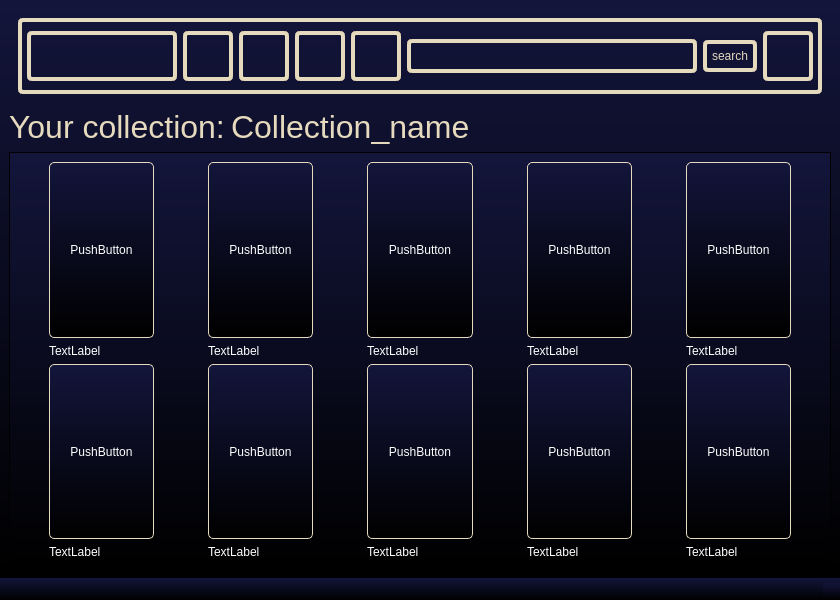
<?xml version="1.0" encoding="UTF-8"?>
<ui version="4.0">
 <class>CollectionPage</class>
 <widget class="QMainWindow" name="CollectionPage">
  <property name="geometry">
   <rect>
    <x>0</x>
    <y>0</y>
    <width>800</width>
    <height>600</height>
   </rect>
  </property>
  <property name="windowTitle">
   <string>MainWindow</string>
  </property>
  <property name="styleSheet">
   <string notr="true">background: qlineargradient(spread: pad, x1: 0, y1: 1, x2: 0, y2: 0, stop: 0 rgb(0, 0, 0), stop: 1 rgb(19, 21, 59));
color: white;</string>
  </property>
  <widget class="QWidget" name="centralwidget">
   <layout class="QVBoxLayout" name="verticalLayout">
    <item>
     <layout class="QVBoxLayout" name="verticalLayout_2">
      <property name="rightMargin">
       <number>0</number>
      </property>
      <item>
       <widget class="QWidget" name="widget_2" native="true">
        <property name="sizePolicy">
         <sizepolicy hsizetype="Preferred" vsizetype="Fixed">
          <horstretch>0</horstretch>
          <verstretch>0</verstretch>
         </sizepolicy>
        </property>
        <property name="minimumSize">
         <size>
          <width>0</width>
          <height>74</height>
         </size>
        </property>
        <property name="maximumSize">
         <size>
          <width>16777215</width>
          <height>167</height>
         </size>
        </property>
        <property name="layoutDirection">
         <enum>Qt::LeftToRight</enum>
        </property>
        <property name="styleSheet">
         <string notr="true">background-color: rgba(255, 255, 255, 0);</string>
        </property>
        <layout class="QVBoxLayout" name="verticalLayout_4">
         <item>
          <widget class="QWidget" name="widget" native="true">
           <property name="sizePolicy">
            <sizepolicy hsizetype="Preferred" vsizetype="Fixed">
             <horstretch>0</horstretch>
             <verstretch>76</verstretch>
            </sizepolicy>
           </property>
           <property name="minimumSize">
            <size>
             <width>0</width>
             <height>76</height>
            </size>
           </property>
           <property name="maximumSize">
            <size>
             <width>16777215</width>
             <height>76</height>
            </size>
           </property>
           <property name="styleSheet">
            <string notr="true">background-color: rgba(255, 255, 255, 0);
border: 4px solid rgb(229, 217, 190);
border-radius: 5px;
padding: 5px;</string>
           </property>
           <layout class="QHBoxLayout" name="horizontalLayout">
            <item>
             <widget class="QLabel" name="label_2">
              <property name="minimumSize">
               <size>
                <width>150</width>
                <height>0</height>
               </size>
              </property>
              <property name="maximumSize">
               <size>
                <width>16777215</width>
                <height>50</height>
               </size>
              </property>
              <property name="styleSheet">
               <string notr="true">border-image: url(:/rec/Pics/BackG2.png);</string>
              </property>
              <property name="text">
               <string/>
              </property>
             </widget>
            </item>
            <item>
             <widget class="QPushButton" name="pushButton_11">
              <property name="minimumSize">
               <size>
                <width>0</width>
                <height>50</height>
               </size>
              </property>
              <property name="styleSheet">
               <string notr="true">border-image: url(:/rec/Pics/housenormal.png);</string>
              </property>
              <property name="text">
               <string/>
              </property>
             </widget>
            </item>
            <item>
             <widget class="QPushButton" name="pushButton_12">
              <property name="minimumSize">
               <size>
                <width>0</width>
                <height>50</height>
               </size>
              </property>
              <property name="styleSheet">
               <string notr="true">border-image: url(:/rec/Pics/Filmsnormal.png);</string>
              </property>
              <property name="text">
               <string/>
              </property>
             </widget>
            </item>
            <item>
             <widget class="QPushButton" name="pushButton_13">
              <property name="minimumSize">
               <size>
                <width>0</width>
                <height>50</height>
               </size>
              </property>
              <property name="styleSheet">
               <string notr="true">border-image: url(:/rec/Pics/TVShowsnormal.png);</string>
              </property>
              <property name="text">
               <string/>
              </property>
             </widget>
            </item>
            <item>
             <widget class="QPushButton" name="pushButton_14">
              <property name="minimumSize">
               <size>
                <width>0</width>
                <height>50</height>
               </size>
              </property>
              <property name="styleSheet">
               <string notr="true">border-image: url(:/rec/Pics/Kidsnormal.png);</string>
              </property>
              <property name="text">
               <string/>
              </property>
             </widget>
            </item>
            <item>
             <widget class="QLineEdit" name="lineEdit">
              <property name="sizePolicy">
               <sizepolicy hsizetype="Expanding" vsizetype="Fixed">
                <horstretch>0</horstretch>
                <verstretch>0</verstretch>
               </sizepolicy>
              </property>
             </widget>
            </item>
            <item>
             <widget class="QPushButton" name="pushButton_15">
              <property name="styleSheet">
               <string notr="true">color: rgb(229, 217, 190);</string>
              </property>
              <property name="text">
               <string>search</string>
              </property>
             </widget>
            </item>
            <item>
             <widget class="QPushButton" name="pushButton_16">
              <property name="minimumSize">
               <size>
                <width>0</width>
                <height>50</height>
               </size>
              </property>
              <property name="styleSheet">
               <string notr="true">border-image: url(:/rec/Pics/profile-user.png);</string>
              </property>
              <property name="text">
               <string/>
              </property>
             </widget>
            </item>
           </layout>
          </widget>
         </item>
        </layout>
       </widget>
      </item>
     </layout>
    </item>
    <item>
     <layout class="QHBoxLayout" name="horizontalLayout_2">
      <item>
       <widget class="QLabel" name="label">
        <property name="sizePolicy">
         <sizepolicy hsizetype="Fixed" vsizetype="Preferred">
          <horstretch>159</horstretch>
          <verstretch>0</verstretch>
         </sizepolicy>
        </property>
        <property name="styleSheet">
         <string notr="true">background-color: rgba(255, 255, 255, 0);
color: rgb(229, 217, 190);</string>
        </property>
        <property name="text">
         <string>&lt;html&gt;&lt;head/&gt;&lt;body&gt;&lt;p&gt;&lt;span style=&quot; font-size:24pt;&quot;&gt;Your collection:&lt;/span&gt;&lt;/p&gt;&lt;/body&gt;&lt;/html&gt;</string>
        </property>
       </widget>
      </item>
      <item>
       <widget class="QLabel" name="label_13">
        <property name="minimumSize">
         <size>
          <width>600</width>
          <height>0</height>
         </size>
        </property>
        <property name="styleSheet">
         <string notr="true">background-color: rgba(255, 255, 255, 0);
color: rgb(229, 217, 190);</string>
        </property>
        <property name="text">
         <string>&lt;html&gt;&lt;head/&gt;&lt;body&gt;&lt;p&gt;&lt;span style=&quot; font-size:24pt;&quot;&gt;Collection_name&lt;/span&gt;&lt;/p&gt;&lt;/body&gt;&lt;/html&gt;</string>
        </property>
       </widget>
      </item>
     </layout>
    </item>
    <item>
     <widget class="QScrollArea" name="scrollArea">
      <property name="widgetResizable">
       <bool>true</bool>
      </property>
      <widget class="QWidget" name="scrollAreaWidgetContents">
       <property name="geometry">
        <rect>
         <x>0</x>
         <y>0</y>
         <width>758</width>
         <height>398</height>
        </rect>
       </property>
       <layout class="QGridLayout" name="gridLayout_2">
        <item row="0" column="0">
         <layout class="QGridLayout" name="gridLayout">
          <property name="leftMargin">
           <number>30</number>
          </property>
          <property name="rightMargin">
           <number>30</number>
          </property>
          <property name="horizontalSpacing">
           <number>54</number>
          </property>
          <item row="0" column="1">
           <widget class="QPushButton" name="pushButton_3">
            <property name="sizePolicy">
             <sizepolicy hsizetype="Minimum" vsizetype="Expanding">
              <horstretch>0</horstretch>
              <verstretch>0</verstretch>
             </sizepolicy>
            </property>
            <property name="minimumSize">
             <size>
              <width>0</width>
              <height>150</height>
             </size>
            </property>
            <property name="styleSheet">
             <string notr="true">border: 1px solid rgb(229, 217, 190);
border-radius: 5px;
padding: 5px;</string>
            </property>
            <property name="text">
             <string>PushButton</string>
            </property>
           </widget>
          </item>
          <item row="1" column="4">
           <widget class="QLabel" name="label_4">
            <property name="styleSheet">
             <string notr="true">background-color: rgba(255, 255, 255, 0);</string>
            </property>
            <property name="text">
             <string>TextLabel</string>
            </property>
           </widget>
          </item>
          <item row="0" column="2">
           <widget class="QPushButton" name="pushButton_4">
            <property name="sizePolicy">
             <sizepolicy hsizetype="Minimum" vsizetype="Expanding">
              <horstretch>0</horstretch>
              <verstretch>0</verstretch>
             </sizepolicy>
            </property>
            <property name="minimumSize">
             <size>
              <width>0</width>
              <height>150</height>
             </size>
            </property>
            <property name="styleSheet">
             <string notr="true">border: 1px solid rgb(229, 217, 190);
border-radius: 5px;
padding: 5px;</string>
            </property>
            <property name="text">
             <string>PushButton</string>
            </property>
           </widget>
          </item>
          <item row="1" column="1">
           <widget class="QLabel" name="label_5">
            <property name="styleSheet">
             <string notr="true">background-color: rgba(255, 255, 255, 0);</string>
            </property>
            <property name="text">
             <string>TextLabel</string>
            </property>
           </widget>
          </item>
          <item row="0" column="0">
           <widget class="QPushButton" name="pushButton">
            <property name="sizePolicy">
             <sizepolicy hsizetype="Minimum" vsizetype="Expanding">
              <horstretch>0</horstretch>
              <verstretch>0</verstretch>
             </sizepolicy>
            </property>
            <property name="minimumSize">
             <size>
              <width>0</width>
              <height>150</height>
             </size>
            </property>
            <property name="styleSheet">
             <string notr="true">border: 1px solid rgb(229, 217, 190);
border-radius: 5px;
padding: 5px;</string>
            </property>
            <property name="text">
             <string>PushButton</string>
            </property>
           </widget>
          </item>
          <item row="1" column="0">
           <widget class="QLabel" name="label_3">
            <property name="styleSheet">
             <string notr="true">background-color: rgba(255, 255, 255, 0);</string>
            </property>
            <property name="text">
             <string>TextLabel</string>
            </property>
           </widget>
          </item>
          <item row="0" column="3">
           <widget class="QPushButton" name="pushButton_5">
            <property name="sizePolicy">
             <sizepolicy hsizetype="Minimum" vsizetype="Expanding">
              <horstretch>0</horstretch>
              <verstretch>0</verstretch>
             </sizepolicy>
            </property>
            <property name="minimumSize">
             <size>
              <width>0</width>
              <height>150</height>
             </size>
            </property>
            <property name="styleSheet">
             <string notr="true">border: 1px solid rgb(229, 217, 190);
border-radius: 5px;
padding: 5px;</string>
            </property>
            <property name="text">
             <string>PushButton</string>
            </property>
           </widget>
          </item>
          <item row="1" column="3">
           <widget class="QLabel" name="label_7">
            <property name="styleSheet">
             <string notr="true">background-color: rgba(255, 255, 255, 0);</string>
            </property>
            <property name="text">
             <string>TextLabel</string>
            </property>
           </widget>
          </item>
          <item row="1" column="2">
           <widget class="QLabel" name="label_6">
            <property name="styleSheet">
             <string notr="true">background-color: rgba(255, 255, 255, 0);</string>
            </property>
            <property name="text">
             <string>TextLabel</string>
            </property>
           </widget>
          </item>
          <item row="0" column="4">
           <widget class="QPushButton" name="pushButton_2">
            <property name="sizePolicy">
             <sizepolicy hsizetype="Minimum" vsizetype="Expanding">
              <horstretch>0</horstretch>
              <verstretch>0</verstretch>
             </sizepolicy>
            </property>
            <property name="minimumSize">
             <size>
              <width>0</width>
              <height>150</height>
             </size>
            </property>
            <property name="styleSheet">
             <string notr="true">border: 1px solid rgb(229, 217, 190);
border-radius: 5px;
padding: 5px;</string>
            </property>
            <property name="text">
             <string>PushButton</string>
            </property>
           </widget>
          </item>
         </layout>
        </item>
        <item row="1" column="0">
         <layout class="QGridLayout" name="gridLayout_4">
          <property name="leftMargin">
           <number>30</number>
          </property>
          <property name="rightMargin">
           <number>30</number>
          </property>
          <property name="horizontalSpacing">
           <number>54</number>
          </property>
          <item row="0" column="2">
           <widget class="QPushButton" name="pushButton_9">
            <property name="sizePolicy">
             <sizepolicy hsizetype="Minimum" vsizetype="Expanding">
              <horstretch>0</horstretch>
              <verstretch>0</verstretch>
             </sizepolicy>
            </property>
            <property name="minimumSize">
             <size>
              <width>0</width>
              <height>150</height>
             </size>
            </property>
            <property name="styleSheet">
             <string notr="true">border: 1px solid rgb(229, 217, 190);
border-radius: 5px;
padding: 5px;</string>
            </property>
            <property name="text">
             <string>PushButton</string>
            </property>
           </widget>
          </item>
          <item row="0" column="1">
           <widget class="QPushButton" name="pushButton_8">
            <property name="sizePolicy">
             <sizepolicy hsizetype="Minimum" vsizetype="Expanding">
              <horstretch>0</horstretch>
              <verstretch>0</verstretch>
             </sizepolicy>
            </property>
            <property name="minimumSize">
             <size>
              <width>0</width>
              <height>150</height>
             </size>
            </property>
            <property name="styleSheet">
             <string notr="true">border: 1px solid rgb(229, 217, 190);
border-radius: 5px;
padding: 5px;</string>
            </property>
            <property name="text">
             <string>PushButton</string>
            </property>
           </widget>
          </item>
          <item row="1" column="4">
           <widget class="QLabel" name="label_9">
            <property name="styleSheet">
             <string notr="true">background-color: rgba(255, 255, 255, 0);</string>
            </property>
            <property name="text">
             <string>TextLabel</string>
            </property>
           </widget>
          </item>
          <item row="0" column="3">
           <widget class="QPushButton" name="pushButton_10">
            <property name="sizePolicy">
             <sizepolicy hsizetype="Minimum" vsizetype="Expanding">
              <horstretch>0</horstretch>
              <verstretch>0</verstretch>
             </sizepolicy>
            </property>
            <property name="minimumSize">
             <size>
              <width>0</width>
              <height>150</height>
             </size>
            </property>
            <property name="styleSheet">
             <string notr="true">border: 1px solid rgb(229, 217, 190);
border-radius: 5px;
padding: 5px;</string>
            </property>
            <property name="text">
             <string>PushButton</string>
            </property>
           </widget>
          </item>
          <item row="0" column="4">
           <widget class="QPushButton" name="pushButton_7">
            <property name="sizePolicy">
             <sizepolicy hsizetype="Minimum" vsizetype="Expanding">
              <horstretch>0</horstretch>
              <verstretch>0</verstretch>
             </sizepolicy>
            </property>
            <property name="minimumSize">
             <size>
              <width>0</width>
              <height>150</height>
             </size>
            </property>
            <property name="styleSheet">
             <string notr="true">border: 1px solid rgb(229, 217, 190);
border-radius: 5px;
padding: 5px;</string>
            </property>
            <property name="text">
             <string>PushButton</string>
            </property>
           </widget>
          </item>
          <item row="1" column="3">
           <widget class="QLabel" name="label_12">
            <property name="styleSheet">
             <string notr="true">background-color: rgba(255, 255, 255, 0);</string>
            </property>
            <property name="text">
             <string>TextLabel</string>
            </property>
           </widget>
          </item>
          <item row="1" column="0">
           <widget class="QLabel" name="label_8">
            <property name="styleSheet">
             <string notr="true">background-color: rgba(255, 255, 255, 0);</string>
            </property>
            <property name="text">
             <string>TextLabel</string>
            </property>
           </widget>
          </item>
          <item row="1" column="1">
           <widget class="QLabel" name="label_10">
            <property name="styleSheet">
             <string notr="true">background-color: rgba(255, 255, 255, 0);</string>
            </property>
            <property name="text">
             <string>TextLabel</string>
            </property>
           </widget>
          </item>
          <item row="1" column="2">
           <widget class="QLabel" name="label_11">
            <property name="styleSheet">
             <string notr="true">background-color: rgba(255, 255, 255, 0);</string>
            </property>
            <property name="text">
             <string>TextLabel</string>
            </property>
           </widget>
          </item>
          <item row="0" column="0">
           <widget class="QPushButton" name="pushButton_6">
            <property name="sizePolicy">
             <sizepolicy hsizetype="Minimum" vsizetype="Expanding">
              <horstretch>0</horstretch>
              <verstretch>0</verstretch>
             </sizepolicy>
            </property>
            <property name="minimumSize">
             <size>
              <width>0</width>
              <height>150</height>
             </size>
            </property>
            <property name="styleSheet">
             <string notr="true">border: 1px solid rgb(229, 217, 190);
border-radius: 5px;
padding: 5px;</string>
            </property>
            <property name="text">
             <string>PushButton</string>
            </property>
           </widget>
          </item>
         </layout>
        </item>
       </layout>
      </widget>
     </widget>
    </item>
   </layout>
  </widget>
  <widget class="QMenuBar" name="menubar">
   <property name="geometry">
    <rect>
     <x>0</x>
     <y>0</y>
     <width>800</width>
     <height>36</height>
    </rect>
   </property>
  </widget>
  <widget class="QStatusBar" name="statusbar"/>
 </widget>
 <resources/>
 <connections/>
</ui>
